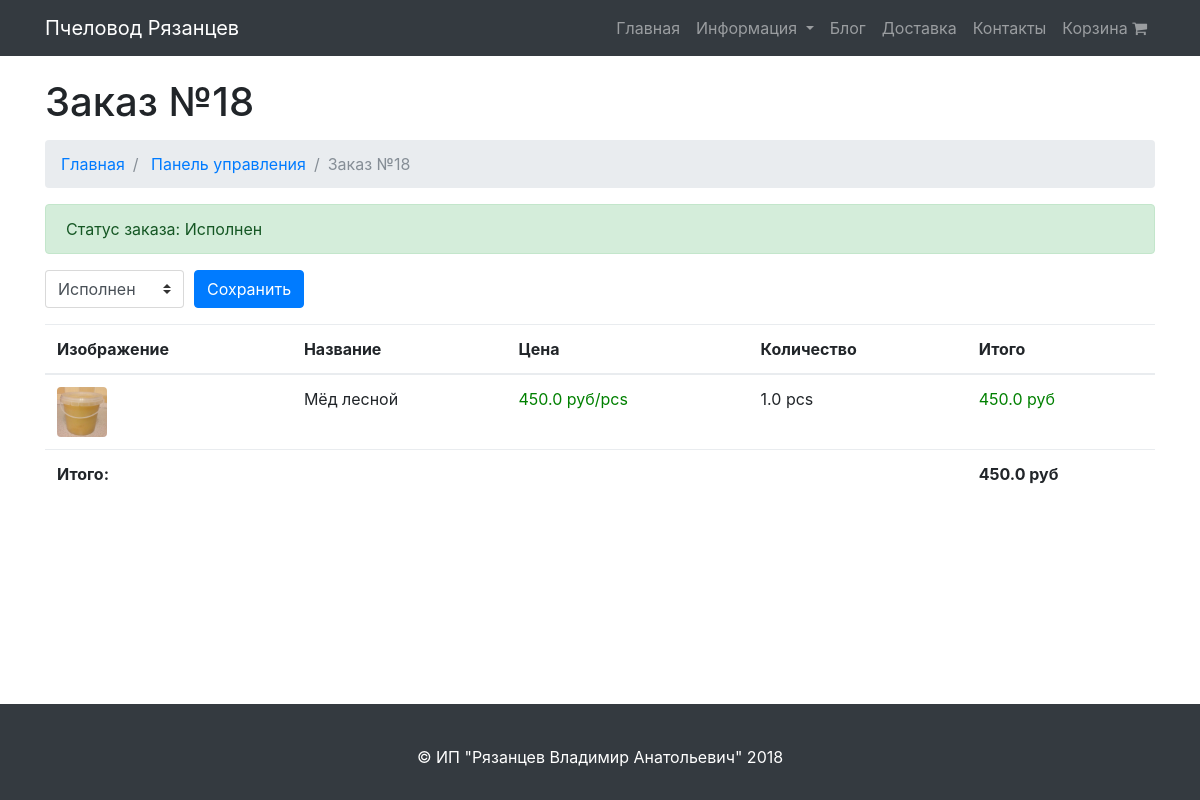
/control/order/18/, run on an earlier commit of the app's database.
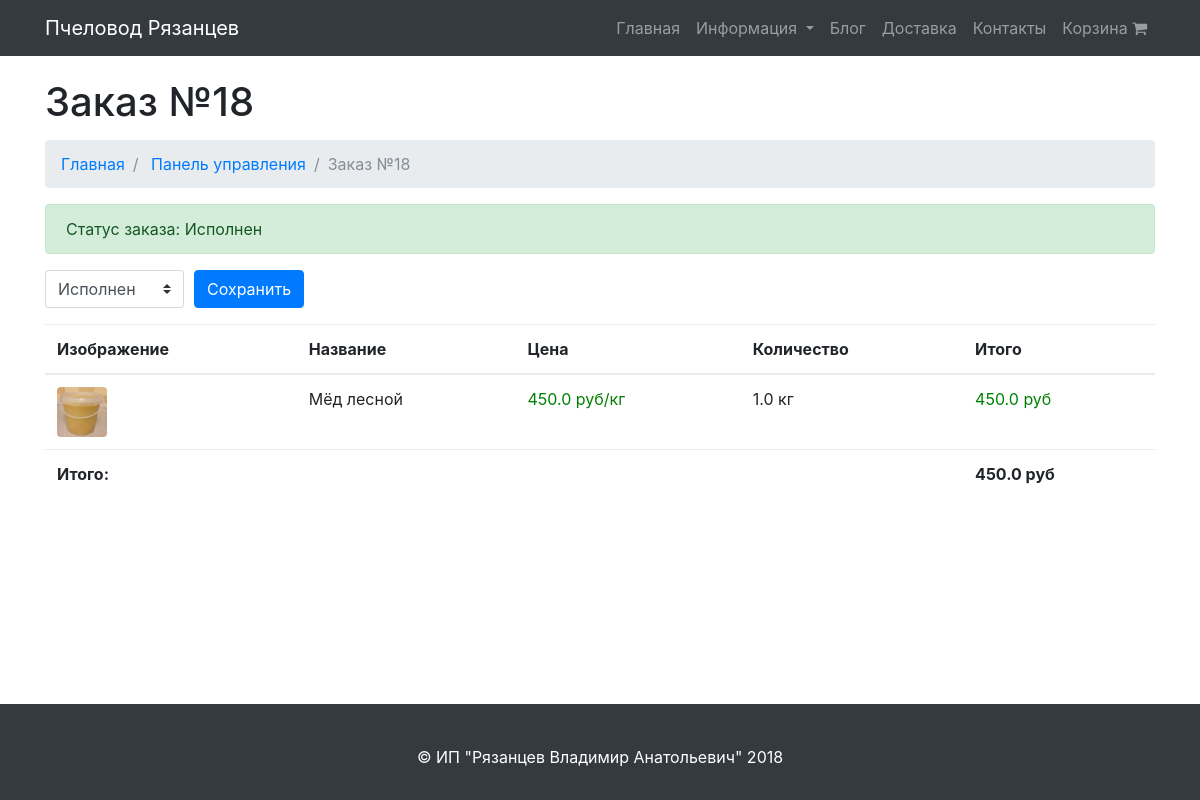
And on a later commit of the database.
### store/models.py (models this page shows, shortened)
class OrderItem(models.Model):
    product = models.ForeignKey(Product)
    quantity = models.FloatField()
    order = models.ForeignKey(Order)

class Product(models.Model):
    kg = u'кг'
    pcs = u'шт'
    measure_classifier = (
        (kg, 'кг'),
        (pcs, 'шт'),
    )
    photo = models.ImageField(upload_to="images")
    name = models.CharField(max_length=500)
    short_description = models.TextField()
    description = models.TextField()
    price = models.FloatField()
    measure = models.CharField(max_length=10, choices=measure_classifier, default=kg)
    in_stock = models.BooleanField(default=True)
    is_show = models.BooleanField(default=True)
    order_number = models.IntegerField(default=0)
    update_date = models.DateTimeField(default=timezone.now)

### control_panel/views.py (the view)
# urls.py: url(r'^control/order/(?P<id>\d+)/$', views.control_order, name='control_order'),
def control_order(request, id):
    order = Order.objects.get(id=id)
    order_item_list = OrderItem.objects.filter(order=order)
    sum_order = 0
    for item in order_item_list:
        sum_order += item.quantity * item.product.price
    return render(
        request,
        "control_panel/order.html",
        {
            "order": order,
            "order_item_list": order_item_list,
            "sum_order": sum_order,
        }
    )

### store/templatetags/poll_extras.py (called while the page is built)
@register.filter
def mul(value, arg):
    try:
        value = float(value)
        arg = float(arg)
        if arg: return value * arg
    except:
        pass
    return ''

### templates/control_panel/order.html (shortened to what this page needs)
{% extends "base.html" %}
{% load poll_extras %}
{% block content %}
    <div class="container">
        <h1 class="mt-4 mb-3">Заказ №{{ order.id }}
        </h1>
        <ol class="breadcrumb">
            <li class="breadcrumb-item">
                <a href="{% url "index" %}">Главная</a>
            </li>
            <li class="breadcrumb-item">
                <a href="{% url "control" %}">Панель управления</a>
            </li>
            <li class="breadcrumb-item active">Заказ №{{ order.id }}</li>
        </ol>
        {% if order.status == 'Принят' or order.status == 'Исполнение' %}
            <div class="alert alert-primary" role="alert">
                Статус заказа: {{ order.status }}
            </div>
        {% elif order.status == 'Исполнен' %}
            <div class="alert alert-success" role="alert">
                Статус заказа: {{ order.status }}
            </div>
        {% elif order.status == 'Отменён' %}
            <div class="alert alert-danger" role="alert">
                Статус заказа: {{ order.status }}
            </div>
        {% endif %}
        <form action="{% url "change_order_status" id=order.id %}" method="post">
            <div class="input-group mb-3">
                <select name="status" class="custom-select" id="inputSelectStatus">
                    <option value="Исполнен" {% if order.status == 'Исполнен' %}selected{% endif %}>Исполнен</option>
                </select>
                <div class="input-group-append" style="margin-left: 10px">
                    <a>
                        <button class="btn btn-primary" type="submit">Сохранить</button>
                    </a>
                </div>
            </div>
        </form>
        <table class="table table-hover">
            <thead>
            <tr>
                <th>Изображение</th>
                <th>Название</th>
                <th>Цена</th>
                <th>Количество</th>
                <th>Итого</th>
            </tr>
            </thead>
            <tbody>
            {% for item in order_item_list %}
                <tr>
                    <td>
                        <a href="#">
                            <img height="50px" class="rounded mb-3 mb-md-0" src="{{ item.product.photo.url }}" alt="">
                        </a>
                    </td>
                    <td>{{ item.product.name }}</td>
                    <td><span style="color: green; ">{{ item.product.price }} руб/{{ item.product.measure }}</span></td>
                    <td>
                        {{ item.quantity }} {{ item.product.measure }}
                    </td>
                    <td>
                        <span style="color: green; ">{{ item.quantity|mul:item.product.price }} руб</span>
                    </td>
                </tr>
            {% endfor %}
            </tbody>
            <tfoot>
            <tr>
                <td><b>Итого:</b></td>
                <td></td>
                <td></td>
                <td></td>
                <td><b>{{ sum_order }} руб</b></td>
            </tr>
            </tfoot>
        </table>
    </div>
{% endblock %}

What changed in the data, as far as the page shows it:
changed through a linked row, OrderItem "Мёд лесной": product.measure "pcs" → "кг"
